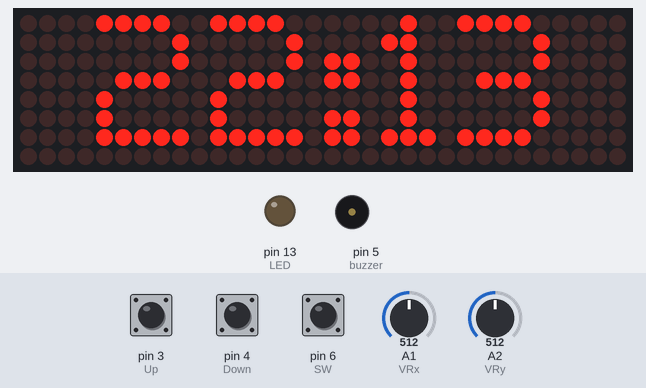
The sketch below on a simulated Arduino Uno, built with avr-gcc and run on an emulated ATmega328P. On the bench: 32×8 LED matrix, output pins drawn as LEDs (lit = HIGH), buzzer (waves = sounding, pin HIGH). Inputs (shaded band) come from the test bench; at power-on: pin 4 (Down) HIGH, pin 3 (Up) HIGH, pin 6 (SW) HIGH, A1 (VRx) = 512, A2 (VRy) = 512. The local clock reads 2024-03-15 10:24:30 at power-on unless the sketch sets it; what the sketch prints to the serial monitor is not drawn.

Above: at 2.8 s.
2.9 s: pin 4 (Down) pulled LOW for 1.2 s
At 3.8 s:
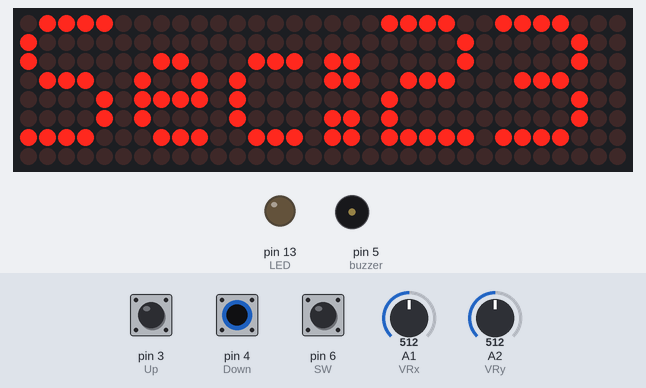
6.5 s: pin 3 (Up) pulled LOW for 1.2 s
At 7.8 s:
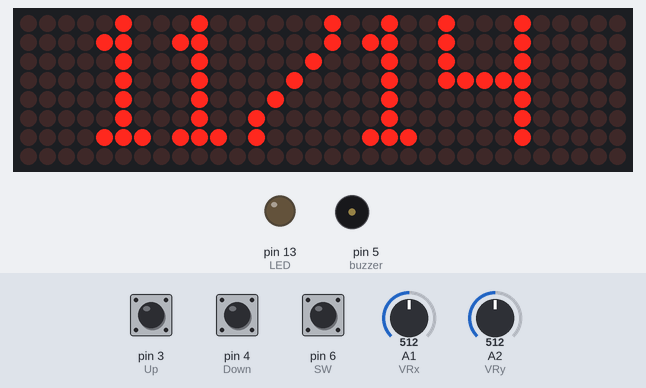
9.5 s: pin 6 (SW) pulled LOW for 1.2 s
At 10.7 s:
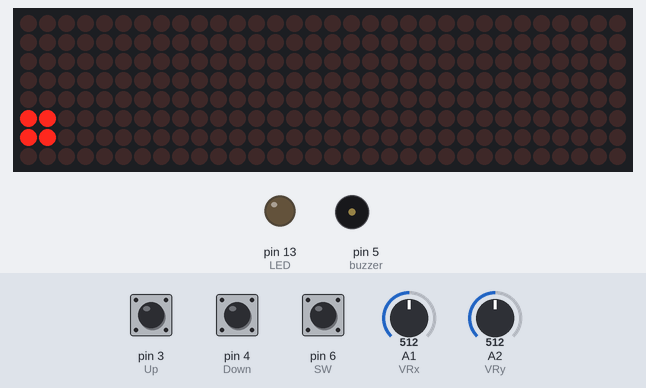
13.0 s: pin 4 (Down) pulled LOW for 1.2 s
At 14.0 s:
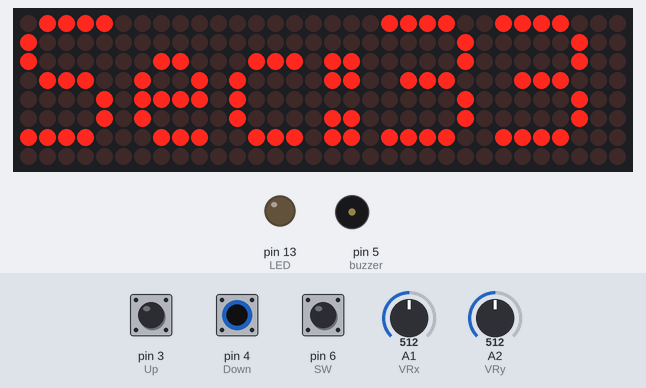
16.0 s: pin 3 (Up) pulled LOW for 3.2 s
At 16.9 s:
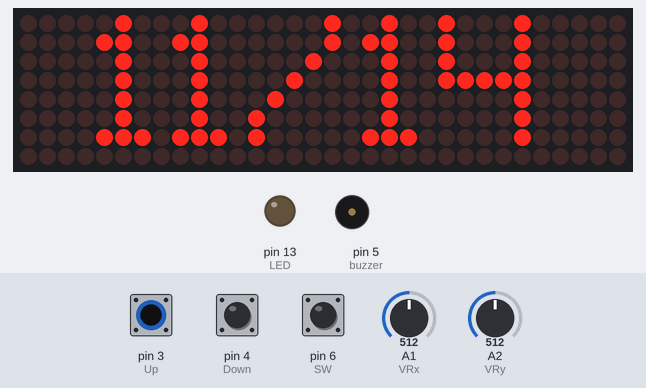
21.1 s: pin 6 (SW) pulled LOW for 3.2 s
At 23.0 s:
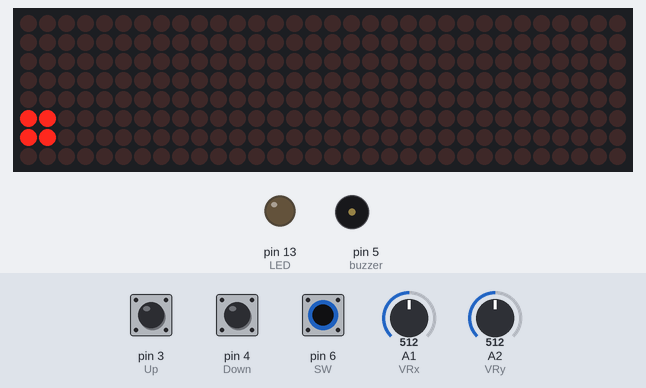
Timing chart, 0 to 24.5 s (numbered marks = the images above; inputs shaded):
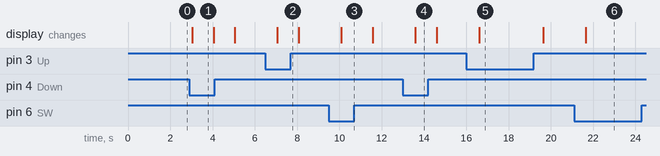

The sketch:

ClockCode.ino
```cpp
// Including the required Arduino dot matrix libraries
#include <MD_Parola.h>
#include <MD_MAX72xx.h>
#include <SPI.h>


// Including the required DS1307 libraries
#include <Wire.h> // must be included here so that Arduino library object file references work
#include <RtcDS1307.h>
RtcDS1307<TwoWire> Rtc(Wire); // include SOA and SCL


// Define for hardware type
#define HARDWARE_TYPE MD_MAX72XX::FC16_HW


// Define size, and output pins for RTC
#define MAX_DEVICES 4
#define CS_PIN 8
#define DATA_PIN 10
#define CLK_PIN 9


// Define for global variable
#define countof(a) (sizeof(a) / sizeof(a[0])) // method of count time
const char data[] = "Time is"; // Time display area(on serial)


// Create a new instance of the MD_Parola class with hardware SPI connection
MD_Parola myDisplay = MD_Parola(HARDWARE_TYPE, DATA_PIN, CLK_PIN, CS_PIN, MAX_DEVICES);

// Define Button var
int Sel = 2;
int Up = 3;
int Down = 4;
int dateButtonState = 0;
int secondButtonState = 0;

// Define LED var
int LED = 13;

// Define joystick var
int xPosition = 0;
int yPosition = 0;
int SW_state = 0;
int mapX = 0;
int mapY = 0;
int VRx = A1;
int VRy = A2;
int SW = 6;

// define buzzer
int buzzer = 5;

void setup() {

  // initialize digital pin LED as an output.
  pinMode(LED, OUTPUT);

  // initialize the pushbutton pin as an input:
  pinMode(Sel, INPUT); // Sel & DateTime (M/Y/D)
  pinMode(Up, INPUT); // UP & DayTime (H/M)
  pinMode(Down, INPUT); // Down & Second (S)

  // define the brightness
  int bright_value = analogRead(A0);
  Serial.println(bright_value);

  // define the Joystick for alarm
  // var for joystcik controlled alarm
  pinMode(VRx, INPUT);  // X : > 400 Left; 0 - 50 stay; < -400 right
  pinMode(VRy, INPUT);  // Y : < -400 UP; 0 - 50 stay; > 400 down
  pinMode(SW, INPUT_PULLUP); // SW: 0 push;

  // define the buzzer
  pinMode(buzzer, OUTPUT);


  // Initialize the Serial for time display
  Serial.begin(9600);
  Serial.print("compiled: ");
  Serial.print(__DATE__);
  Serial.println(__TIME__);

  // Initialize RTC object
  Rtc.Begin();

  // Define the RTC initial time
  RtcDateTime compiled = RtcDateTime(__DATE__, __TIME__);
  printTime(compiled);

  // Set time to system time and print it
  Rtc.SetDateTime(compiled);
  Serial.println();

  // Error check for RTC
  // Time invalid case
  if (!Rtc.IsDateTimeValid())
  {
    if (Rtc.LastError() != 0)
    {
      Serial.print("RTC communications error = ");
      Serial.println(Rtc.LastError());
    }
    else
    {
      Serial.println("RTC lost confidence in the DateTime!");
      Rtc.SetDateTime(compiled);
    }
    // Red LED alert
    for (int i = 0; i < 3; ++i)
    {
      digitalWrite(13, HIGH);
      delay(500);
      digitalWrite(13, LOW);
    }
  }

  // RTC isn't running case
  if (!Rtc.GetIsRunning())
  {
    Serial.println("RTC was not actively running, starting now");
    Rtc.SetIsRunning(true);
    // Red LED alert
    for (int i = 0; i < 3; ++i)
    {
      digitalWrite(13, HIGH);
      delay(500);
      digitalWrite(13, LOW);
    }
  }


  // Initialize current time
  RtcDateTime now = Rtc.GetDateTime();
  if (now < compiled) // make sure the compile time is older than RTC
  {
    Serial.println("RTC is older than compile time!  (Updating DateTime)");
    Rtc.SetDateTime(compiled);
  }

  // Set up the RTC Pin
  // never assume the Rtc was last configured by you, so
  // just clear them to your needed state
  Rtc.SetSquareWavePin(DS1307SquareWaveOut_Low);

  // Time memory
  /* comment out on a second run to see that the info is stored long term */
  // Store something in memory on the RTC
  Rtc.SetMemory(0, 13);
  uint8_t written = Rtc.SetMemory(13, (const uint8_t*)data, sizeof(data) - 1); // remove the null terminator strings add
  Rtc.SetMemory(1, written);
  /* end of comment out section */


  // Intialize the object
  myDisplay.begin();

  // Set the intensity (brightness) of the display (0-15)
  if (bright_value > 700) {
    myDisplay.setIntensity(0); // brighter in day
  }
  else {
    myDisplay.setIntensity(10); // darker in night
  }

  // Clear the display
  myDisplay.displayClear();

}

void loop() {

  // RTC error check
  if (!Rtc.IsDateTimeValid())
  {
    if (Rtc.LastError() != 0)
    {
      Serial.print("RTC communications error = ");
      Serial.println(Rtc.LastError());
    }
    else
    {
      // Common Causes:
      //    1) the battery on the device is low or even missing and the power line was disconnected
      Serial.println("RTC lost confidence in the DateTime!");
    }
    // Red LED alert
    for (int i = 0; i < 3; ++i)
    {
      digitalWrite(13, HIGH);
      delay(500);
      digitalWrite(13, LOW);
    }
  }

  // Set up current time
  RtcDateTime now = Rtc.GetDateTime();
  //Print time for check
  printTime(now);
  Serial.println();

  // ________
  //delay(5000);

  // get the offset we stored our data from address zero
  uint8_t address = Rtc.GetMemory(0);
  // Address check
  if (address != 13)
  {
    Serial.println("address didn't match");
  }
  else
  {
    // get the size of the data from address 1
    uint8_t count = Rtc.GetMemory(1);
    uint8_t buff[20];

    // get our data from the address with the given size
    uint8_t gotten = Rtc.GetMemory(address, buff, count);

    // remove the extra null terminator strings add
    if (gotten != count || count != sizeof(data) - 1)
    {
      Serial.print("something didn't match, count = ");
      Serial.print(count, DEC);
      Serial.print(", gotten = ");
      Serial.print(gotten, DEC);
      Serial.println();
      // Red LED alert
      for (int i = 0; i < 3; ++i)
      {
        digitalWrite(13, HIGH);
        delay(500);
        digitalWrite(13, LOW);
      }
    }
    Serial.print("data read (");
    Serial.print(gotten);
    Serial.print(") = \"");
    for (uint8_t ch = 0; ch < gotten; ch++)
    {
      Serial.print((char)buff[ch]);
    }
    Serial.println("\"");
  }
  //delay(5000);


  dateButtonState = digitalRead(Up);
  secondButtonState = digitalRead(Down);
  printDayTime(now, myDisplay);
  if (dateButtonState == LOW) {
    printDateTime(now, myDisplay);
  }
  else if (secondButtonState == LOW) {
    printSeconds(now, myDisplay);
  }

  // Setting alarm
  SW_state = digitalRead(SW);
  mapX = map(xPosition, 0, 1023, -512, 512);
  mapY = map(yPosition, 0, 1023, -512, 512);
  int alarm_H = 0;
  int alarm_M = 0;
  bool isAlarm = false;
  if (SW_state == 0) { // SW been pressed, begin setting
    isAlarm = true;
  }

  int theAlarm[] = {0, 0}; // save the alarm time
  int pointer = 0; // save current place of alarm array
  while (isAlarm) { // begin setting
    digitalWrite(13, HIGH); // light up
    xPosition = analogRead(VRx); // left or right
    yPosition = analogRead(VRy); // up or down
    myDisplay.setTextAlignment(PA_LEFT);
    myDisplay.print(theAlarm[0] + "." + theAlarm[1]);
    if (xPosition > 400 or xPosition < -400) { // change x direction, hour or mintues
      if (pointer == 0 ) {
        pointer = 1;
      }
      else {
        pointer = 0;
      }
    }
    if (yPosition < -400) { // go up
      if (pointer == 0 ) { //  hour seeting
        if (theAlarm[pointer] < 23 and theAlarm[pointer] > -1) // between 0 and 23
        {
          theAlarm[pointer] ++;
        }
        else
        {
          theAlarm[pointer] = 0;
        }
      }
      else { //  minutes setting
        if (theAlarm[pointer] < 59 and theAlarm[pointer] > -1) // between 0 and 59
        {
          theAlarm[pointer] ++;
        }
        else
        {
          theAlarm[pointer] = 0;
        }
      }

    }
    if (yPosition > 400) { // go down
      if (pointer == 0 ) { //  hour seeting
        if (theAlarm[pointer] < 24 and theAlarm[pointer] > 0) // between 1 and 24
        {
          theAlarm[pointer] --;
        }
        else
        {
          theAlarm[pointer] = 0;
        }
      }
      else { // minutes setting
        if (theAlarm[pointer] < 60 and theAlarm[pointer] > 1) // between 1 and 60
        {
          theAlarm[pointer] --;
        }
        else
        {
          theAlarm[pointer] = 0;
        }
      }
    }
    if (SW_state == 0) { // SW been pressed, end setting
      isAlarm = false;
    }
    digitalWrite(13, LOW);
    pointer = 0;
    delay(500);
  }


  // Alarm check
  if (now.Hour() == theAlarm[0] and now.Minute() == theAlarm[1]) {
    tone(buzzer, 1000); // Send 1KHz sound signal
    delay(4000);        // sound for 4 sec
    noTone(buzzer);     // Stop sound...
    delay(500);
  }

  // loop ending
  delay(1000);
}

// General time display through Serial
void printTime(const RtcDateTime& dt)
{
  char timestring[20];
  snprintf_P(timestring,
             countof(timestring),
             PSTR("%02u/%02u/%04u"),
             dt.Month(),
             dt.Day(),
             dt.Year(),
             dt.Hour(),
             dt.Minute(),
             dt.Second() );
  Serial.print(timestring);
}

// Display date time, like Month, Day
void printDateTime(const RtcDateTime& dt, const MD_Parola& myDisplay)
{
  char datestring[20];
  snprintf_P(datestring,
             countof(datestring),
             PSTR("%02u/%02u"),
             dt.Month(),
             dt.Day() );
  Serial.print(datestring);
  myDisplay.displayClear();
  myDisplay.setTextAlignment(PA_CENTER);
  myDisplay.print(datestring);
}

// Display hours,minutes
void printDayTime(const RtcDateTime& dt, const MD_Parola& myDisplay)
{
  char daystring[20];
  snprintf_P(daystring,
             countof(daystring),
             PSTR("%02u:%02u"),
             dt.Hour(),
             dt.Minute());
  Serial.print(daystring);
  myDisplay.displayClear();
  myDisplay.setTextAlignment(PA_CENTER);
  myDisplay.print(daystring);
}

// Display seconds
void printSeconds(const RtcDateTime& dt, const MD_Parola& myDisplay)
{
  char Seconds[20];
  snprintf_P(Seconds,
             countof(Seconds),
             PSTR("Sec:%02u"),
             dt.Second());
  Serial.print(Seconds);
  myDisplay.displayClear();
  myDisplay.setTextAlignment(PA_LEFT);
  myDisplay.print(Seconds);
}
```

Measured:
- after the input at 2.9 s, the display: changes after 0.14 s (image 1)
- after the input at 6.5 s, the display: changes after 0.56 s (image 2)
- after the input at 9.5 s, the display: changes after 0.58 s (image 3)
- after the input at 13.0 s, the display: changes after 0.59 s (image 4)
- after the input at 16.0 s, the display: changes after 0.61 s (image 5)
- after the input at 21.1 s, the display: changes after 0.54 s (image 6)
- what the display in image 1 shows lasts 1.0 s, from 3.0 s to 4.0 s
